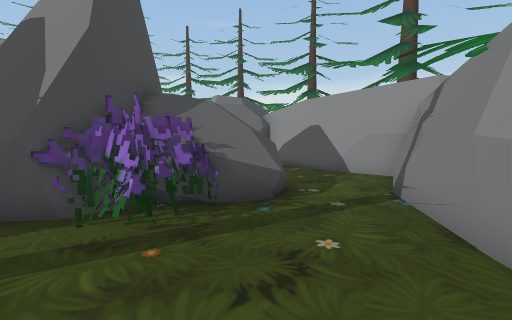
view 1 (above)

13 first-person views from a walk through a Unity game level. The camera is 1.4 m above the floor, tilts 6° down and sees 85° across. The floor is counted in squares, 1 m on a side. Each view is taken from the middle of a square. On the plan, view 1 faces up. The plan holds only what a view shows up to about 14 squares ahead; the rest is blank. The place goes on beyond the plan. The player character is not drawn.

view 2
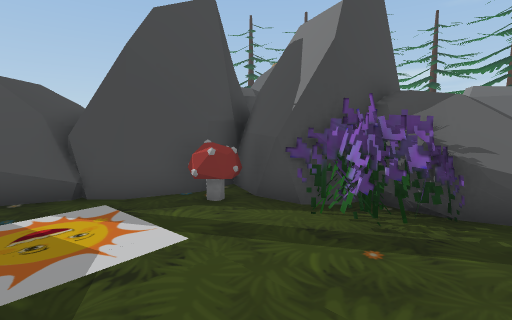

view 3
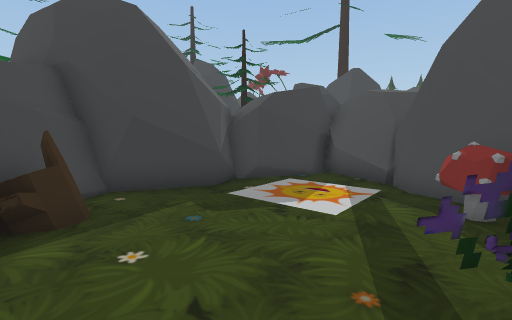

view 4
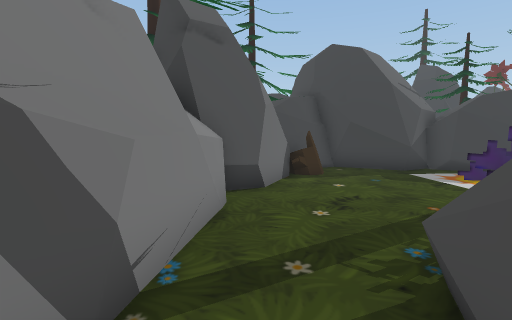

view 5
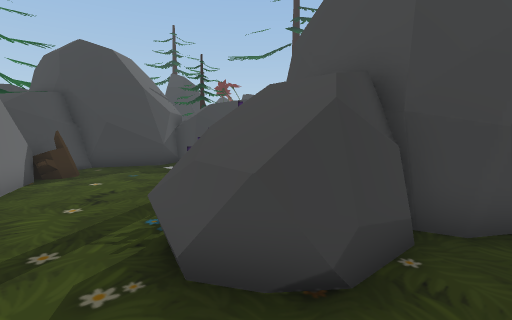

view 6
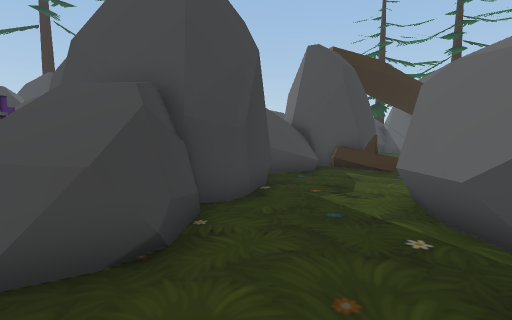

view 7
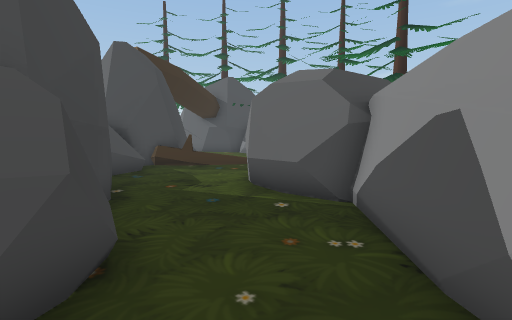

view 8
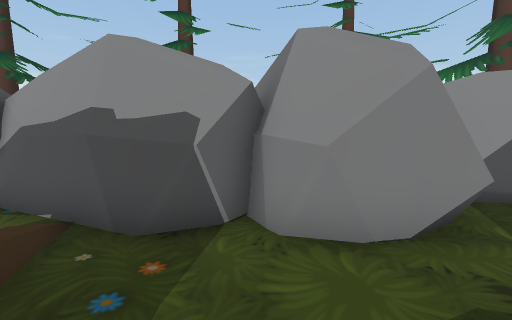

view 9
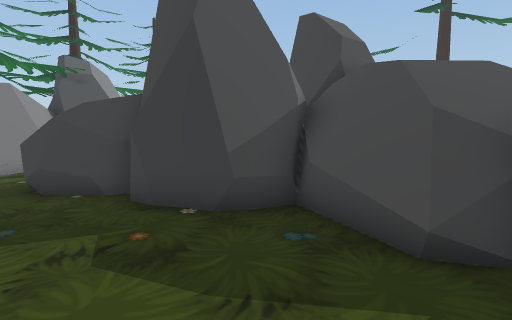

view 10
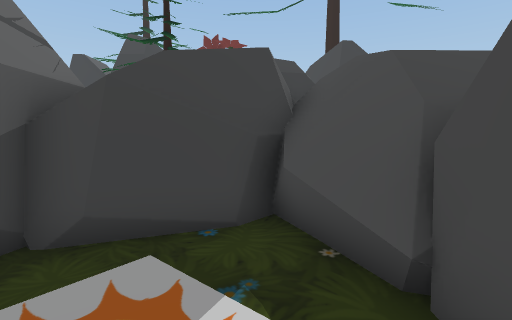

view 11
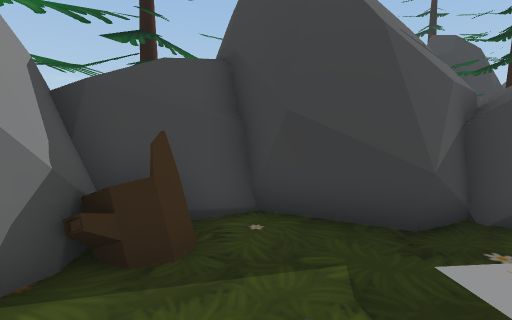

view 12
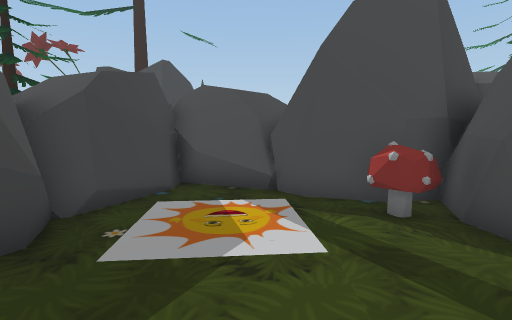

view 13
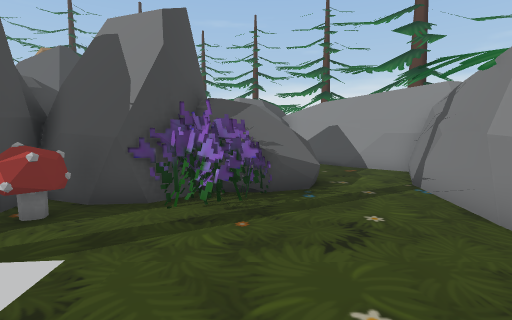

### Floor plan
Key: @ floor where view 1 was taken; # wall or solid block; . main floor; : floor 0.25 m higher than the main floor; = window, fence, low wall or low ledge; ^ raised ledge; O other object.
Columns run from 10 left of view 1 to 5 right of it. Each row starts with its distance up from view 1.
 17     =#
 16     .##
 15     :##
 14  OO ..^OOO
 13  OOO...OOO##
 12  OO.....OOO##
 11 OOOO.....O..##
 10 OOOOO........##
  9  OOOOOOO......##
  8   OOOOOOOOO...##
  7         OOOO..#
  6   OOOOO OOO..##
  5   OOOOOOOOO..##
  4     O.OOOO...#
  3    OO....O...=
  2 OOO O........O
  1 OOOO........OOO
  0   OO......@OOOOO
 -1   OO......OOO
 -2 O  OOOOOO.O##
 -3 O  OOOOOO###
 -4 OO OOOOO
 -5 OOOO OO

Where each view was taken, in squares from view 1:
view 1: 0 up, 0 right, facing up
view 2: 0 up, 0 right, facing up-left
view 3: 4 up, 1 right, facing down-left
view 4: 8 up, 2 right, facing down
view 5: 9 up, 2 right, facing down-left
view 6: 9 up, 3 right, facing left
view 7: 7 up, 3 right, facing up-left
view 8: 11 up, 6 left, facing up-right
view 9: 14 up, 5 left, facing down
view 10: 2 up, 4 left, facing down-left
view 11: 2 up, 1 left, facing down
view 12: 1 up, 0 right, facing left
view 13: 1 down, 1 left, facing up
